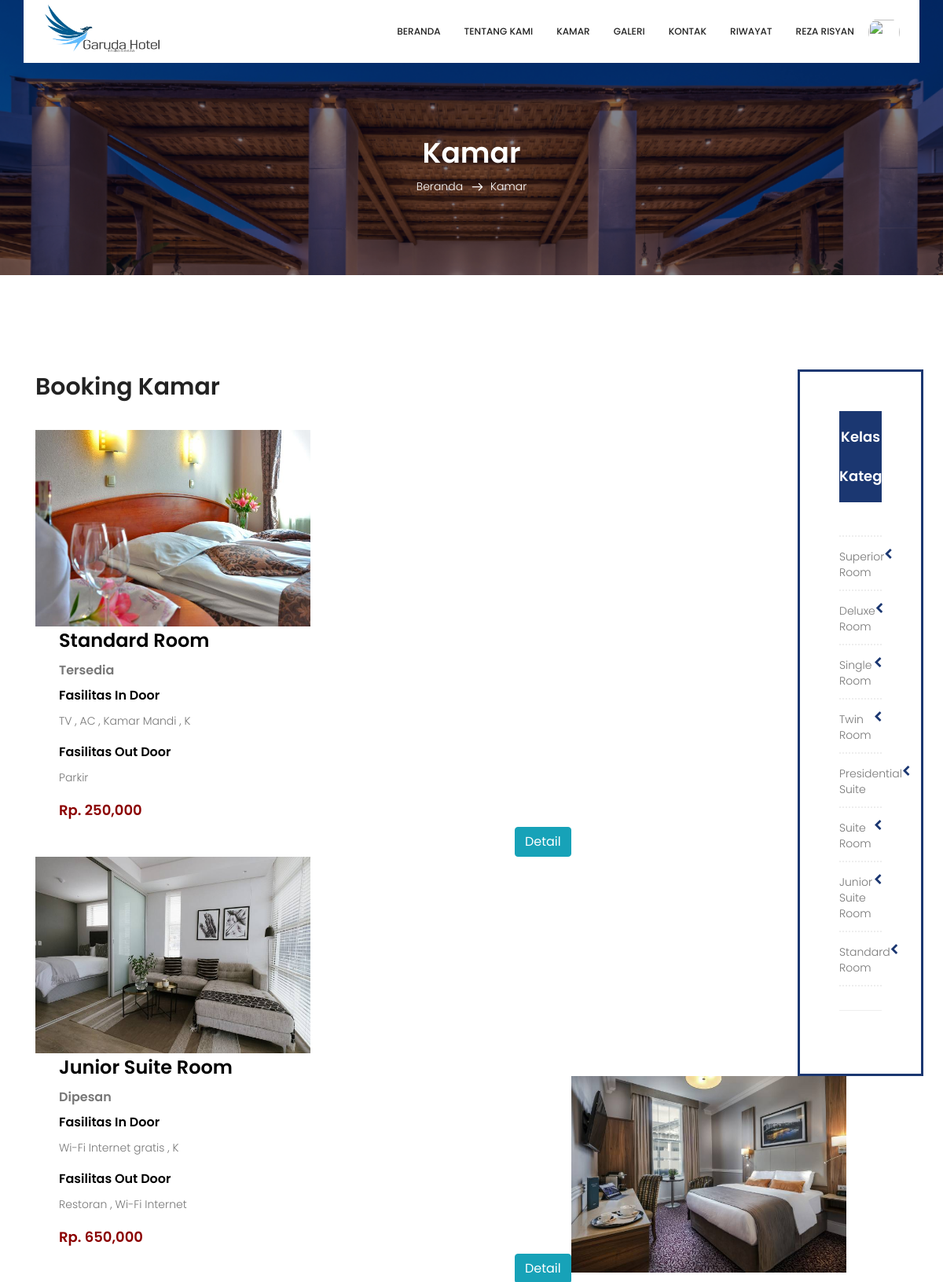
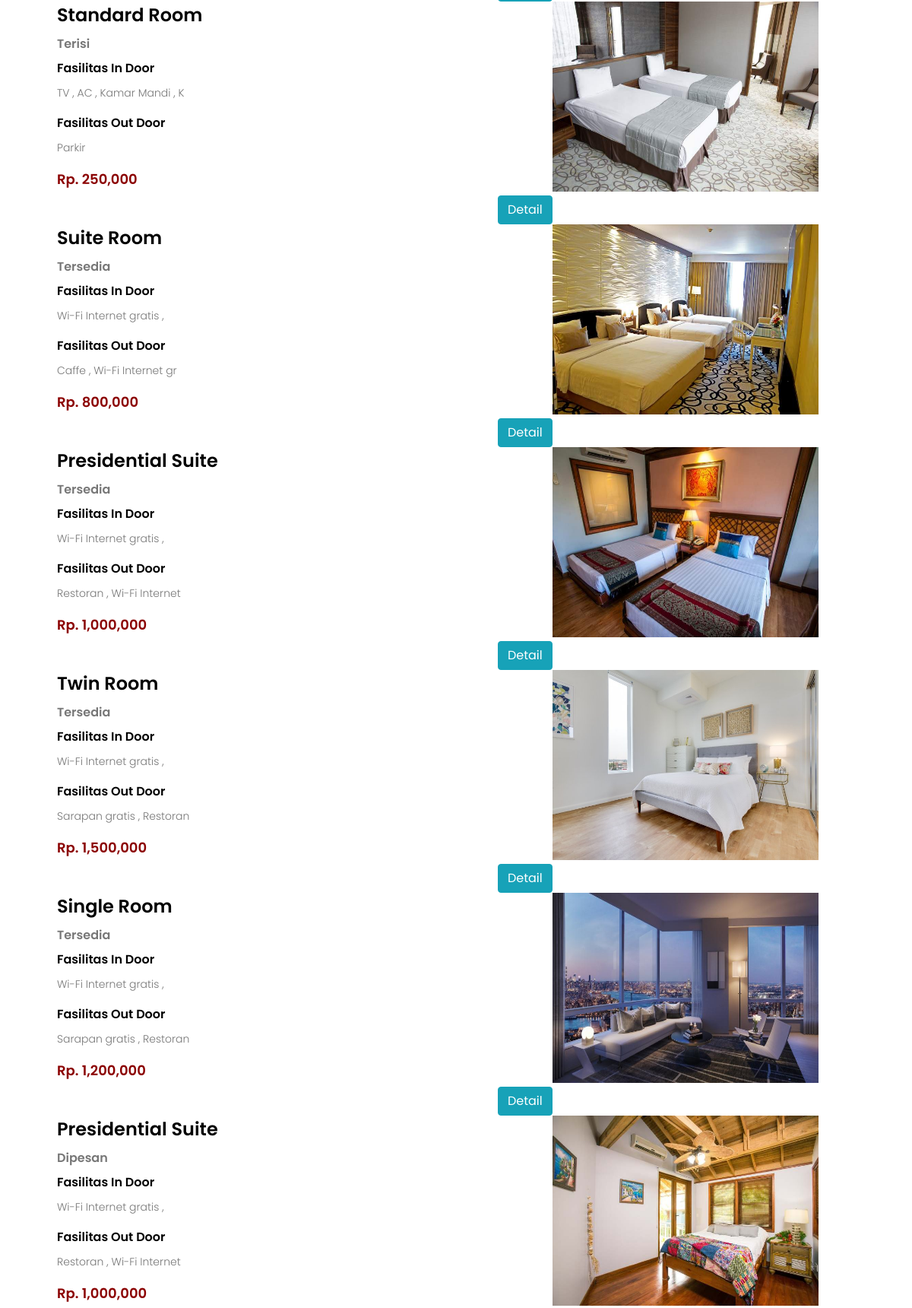
Page /user/tamu/kamar.php (signed in, upper part) on the committed database (2 pictures, top to bottom).
### tables this page shows
CREATE TABLE `tb_kelas` (
  `id_kelas` int(11) NOT NULL,
  `kelas_nama` varchar(50) NOT NULL,
  `fasilitas_indoor` text NOT NULL,
  `fasilitas_outdoor` text NOT NULL
);

CREATE TABLE `tb_room` (
  `id_room` int(11) NOT NULL,
  `id_kelas` int(11) NOT NULL,
  `nama_hotel` varchar(200) NOT NULL,
  `status_hotel` varchar(100) NOT NULL,
  `harga_hotel` int(11) NOT NULL,
  `hotel_deskripsi` text NOT NULL,
  `gambar_hotel` varchar(100) NOT NULL,
  `status` tinyint(1) NOT NULL
);

### user/tamu/kamar.php (the view, shortened to what this page needs)
<!doctype html>
<html lang="en">
    <head>
        <link rel="stylesheet" href="css/bootstrap.css">
        <link rel="stylesheet" href="vendors/linericon/style.css">
        <link rel="stylesheet" href="css/font-awesome.min.css">
        <link rel="stylesheet" href="vendors/bootstrap-datepicker/bootstrap-datetimepicker.min.css">
        <link rel="stylesheet" href="vendors/nice-select/css/nice-select.css">
        <link rel="stylesheet" href="vendors/owl-carousel/owl.carousel.min.css">
        <link rel="stylesheet" href="css/style.css">
        <link rel="stylesheet" href="css/responsive.css">
    </head>
    <body>
    <?php include('header.php') ?>
        <section class="breadcrumb_area">
            <div class="overlay bg-parallax" data-stellar-ratio="0.8" data-stellar-vertical-offset="0" data-background=""></div>
            <div class="container">
                <div class="page-cover text-center">
                    <h2 class="page-cover-tittle">Kamar</h2>
                    <ol class="breadcrumb">
                        <li><a href="index.html">Beranda</a></li>
                        <li class="active">Kamar</li>
                    </ol>
                </div>
            </div>
        </section>
        <section class="accomodation_area section_gap">
            <div class="col-lg-2" style="float:right;">
                        <div class="blog_right_sidebar" style="margin-right: 10px;">
                            <aside class="single_sidebar_widget post_category_widget">
                                <h5 class="widget_title">Kelas Kategori</h5>
                                <ul class="list_style cat-list">
                                    <li>
                                        <?php
                                            $kategori = mysqli_query($conn, "SELECT * FROM tb_kelas ORDER BY
                                                id_kelas DESC");
                                            if(mysqli_num_rows($kategori) > 0){
                                                while($k = mysqli_fetch_array($kategori)){
                                                    ?>
                                        <a href="kelas-kamar.php?kat=<?php echo $k['id_kelas'] ?>" class="d-flex justify-content-between">
                                        <li class="">
                                            <?php echo $k['kelas_nama'] ?>
                                        <i class="fa fa-chevron-left" style="color:#1b3771;" aria-hidden="true"></i>
                                        </a>
                                        <?php }}else{ ?>
                                                        Kategori tidak ada
                                                    <?php } ?>
                                    </li>
                                </ul>
                                <div class="br"></div>
                            </aside>
                        </div>
                    </div>
            <div class="container">
              <div style = "margin-left:0;" class = "container">
        <div class = "panel panel-default" >
            <div class = "panel-body">
                <h2 class="title_color">Booking Kamar</h2>
                <br>
                <?php
                    include 'koneksi.php';
                    $query = $conn->query("SELECT * FROM tb_room JOIN tb_kelas ON tb_room.id_kelas=tb_kelas.id_kelas LIMIT 10") or die(mysql_error());
                    if(mysqli_num_rows($query) > 0){
                    while($fetch = $query->fetch_array()){
                ?>
                    <div class = "well" style = "height:300px; width:100%;">
                        <div style = "float:left;">
                            <img src = "/hotelrezar/user/admin/image/<?php echo $fetch['gambar_hotel']?>" height = "250" width = "350"/>
                        </div>
                        <div style = "float:left; margin-left:30px;">
                            <h3 style= "color:black;"><?php echo $fetch['kelas_nama']?></h3>
                            <h5><?php echo $fetch['status_hotel']?></h5>
                            <h5 style="color: black;">Fasilitas In Door</h5>
                            <p><?php echo substr($fetch['fasilitas_indoor'], 0, 25)  ?></p>
                            <h5 style="color: black;">Fasilitas Out Door</h5>
                            <p><?php echo substr($fetch['fasilitas_outdoor'], 0, 25)  ?><p>
                            <h4 style = "color:darkred;">Rp. <?php echo number_format($fetch['harga_hotel']) ?></h4>
                            <a style = "margin-left:580px;" href = "detail-kamar.php?room_id=<?php echo $fetch['id_room']?>" class = "btn btn-info">Detail</a>
                        </div>
                    </div>
                <?php }} ?>
            </div>
        </div>
    </div>
              </div>
    </body>
</html>

### user/tamu/css/style.css (style rules this page uses)
.list_style { list-style: none; margin: 0px; padding: 0px; }
a { text-decoration: none; -webkit-transition: all 0.3s ease-in-out; -o-transition: all 0.3s ease-in-out; transition: all 0.3s ease-in-out; }
body { line-height: 24px; font-size: 14px; font-family: "Poppins", sans-serif; font-weight: 300; color: #777777; }
section { background: #fff; }
h1, h2, h3, h4, h5, h6 { font-family: "Poppins", sans-serif; font-weight: 600; }
@media (min-width: 1200px) { .container { max-width: 1170px; } }
.section_gap { padding: 120px 0; }
.title_color { color: #222222; }
.overlay { position: absolute; left: 0; right: 0; top: 0; height: 125%; bottom: 0; z-index: -1; }
.breadcrumb_area { position: relative; padding: 172px 0px 84px; background: #04091e; z-index: 1; overflow: hidden; }
.breadcrumb_area .bg-parallax { background: url("../image/about_banner.jpg") no-repeat scroll center 0/cover; opacity: 0.50; z-index: -1; }
.page-cover-tittle { display: block; font-size: 36px; line-height: 45px; color: #fff; }
.breadcrumb { text-align: center; background: transparent; padding: 0px; display: inline-block; }
.breadcrumb li { display: inline-block; color: #fff; }
.breadcrumb li a { color: #fff; }
.breadcrumb li + li:before { content: "\e87a"; font-family: 'Linearicons-Free'; font-size: 14px; font-weight: 600; vertical-align: middle; margin: 0px 10px 0px 7px; }
.blog_right_sidebar { border: 3px solid #1b3771 ; padding: 50px; }
.blog_right_sidebar .widget_title { font-size: 18px; line-height: 50px; background: #1b3771 ; text-align: center; color: #fff; padding: 8px 0px; margin-bottom: 30px; }
.blog_right_sidebar .post_category_widget .cat-list li { border-bottom: 2px dotted #eee; -webkit-transition: all 0.3s ease 0s; -o-transition: all 0.3s ease 0s; transition: all 0.3s ease 0s; padding-bottom: 12px; }
.blog_right_sidebar .post_category_widget .cat-list li a { font-size: 14px; line-height: 20px; color: #777; }
.blog_right_sidebar .post_category_widget .cat-list li + li { padding-top: 15px; }
.blog_right_sidebar .br { width: 100%; height: 1px; background: #eeeeee; margin: 30px 0px; }
h2 { font-size: 30px; }
h3 { font-size: 24px; }
h4 { font-size: 18px; }
h5 { font-size: 16px; }
h1, h2, h3, h4, h5, h6 { line-height: 1.5em; }

### rows in the picture
tb_kelas: kelas_nama "Superior Room"
tb_kelas: kelas_nama "Deluxe Room"
tb_kelas: kelas_nama "Single Room"
tb_kelas: kelas_nama "Twin Room"
tb_kelas: kelas_nama "Presidential Suite"
tb_kelas: kelas_nama "Suite Room"
tb_kelas: kelas_nama "Junior Suite Room"
tb_kelas: kelas_nama "Standard Room"
tb_room: gambar_hotel (picture), id_kelas.kelas_nama "Standard Room", status_hotel "Tersedia", id_kelas.fasilitas_indoor "TV , AC , Kamar Mandi , K", id_kelas.fasilitas_outdoor "Parkir", harga_hotel "250,000"
tb_room: gambar_hotel (picture), id_kelas.kelas_nama "Junior Suite Room", status_hotel "Dipesan", id_kelas.fasilitas_indoor "Wi-Fi Internet gratis , K", id_kelas.fasilitas_outdoor "Restoran , Wi-Fi Internet", harga_hotel "650,000"
tb_room: gambar_hotel (picture), id_kelas.kelas_nama "Standard Room", status_hotel "Terisi", id_kelas.fasilitas_indoor "TV , AC , Kamar Mandi , K", id_kelas.fasilitas_outdoor "Parkir", harga_hotel "250,000"
tb_room: gambar_hotel (picture), id_kelas.kelas_nama "Suite Room", status_hotel "Tersedia", id_kelas.fasilitas_indoor "Wi-Fi Internet gratis ,", id_kelas.fasilitas_outdoor "Caffe , Wi-Fi Internet gr", harga_hotel "800,000"
tb_room: gambar_hotel (picture), id_kelas.kelas_nama "Presidential Suite", status_hotel "Tersedia", id_kelas.fasilitas_indoor "Wi-Fi Internet gratis ,", id_kelas.fasilitas_outdoor "Restoran , Wi-Fi Internet", harga_hotel "1,000,000"
tb_room: gambar_hotel (picture), id_kelas.kelas_nama "Twin Room", status_hotel "Tersedia", id_kelas.fasilitas_indoor "Wi-Fi Internet gratis ,", id_kelas.fasilitas_outdoor "Sarapan gratis , Restoran", harga_hotel "1,500,000"
tb_room: gambar_hotel (picture), id_kelas.kelas_nama "Single Room", status_hotel "Tersedia", id_kelas.fasilitas_indoor "Wi-Fi Internet gratis ,", id_kelas.fasilitas_outdoor "Sarapan gratis , Restoran", harga_hotel "1,200,000"
tb_room: gambar_hotel (picture), id_kelas.kelas_nama "Presidential Suite", status_hotel "Dipesan", id_kelas.fasilitas_indoor "Wi-Fi Internet gratis ,", id_kelas.fasilitas_outdoor "Restoran , Wi-Fi Internet", harga_hotel "1,000,000"
tb_room: gambar_hotel (picture)

### other values in the picture
$_SESSION['nama'] "REZA RISYAN"
